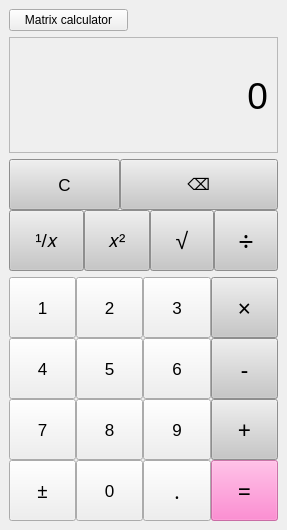
<?xml version="1.0" encoding="UTF-8"?>
<ui version="4.0">
 <class>MainWindow</class>
 <widget class="QMainWindow" name="MainWindow">
  <property name="geometry">
   <rect>
    <x>0</x>
    <y>0</y>
    <width>287</width>
    <height>530</height>
   </rect>
  </property>
  <property name="minimumSize">
   <size>
    <width>287</width>
    <height>530</height>
   </size>
  </property>
  <property name="windowTitle">
   <string>Calculator</string>
  </property>
  <property name="styleSheet">
   <string notr="true"/>
  </property>
  <widget class="QWidget" name="centralwidget">
   <layout class="QGridLayout" name="gridLayout_3">
    <item row="0" column="0">
     <layout class="QGridLayout" name="gridLayout_5">
      <property name="sizeConstraint">
       <enum>QLayout::SetNoConstraint</enum>
      </property>
      <property name="spacing">
       <number>0</number>
      </property>
      <item row="0" column="1">
       <spacer name="horizontalSpacer">
        <property name="orientation">
         <enum>Qt::Horizontal</enum>
        </property>
        <property name="sizeType">
         <enum>QSizePolicy::Fixed</enum>
        </property>
        <property name="sizeHint" stdset="0">
         <size>
          <width>150</width>
          <height>20</height>
         </size>
        </property>
       </spacer>
      </item>
      <item row="0" column="0">
       <widget class="QPushButton" name="pushButton_switch">
        <property name="sizePolicy">
         <sizepolicy hsizetype="Minimum" vsizetype="Minimum">
          <horstretch>0</horstretch>
          <verstretch>0</verstretch>
         </sizepolicy>
        </property>
        <property name="maximumSize">
         <size>
          <width>239</width>
          <height>59</height>
         </size>
        </property>
        <property name="text">
         <string>Matrix calculator</string>
        </property>
       </widget>
      </item>
     </layout>
    </item>
    <item row="1" column="0">
     <widget class="QScrollArea" name="scrollArea">
      <property name="minimumSize">
       <size>
        <width>261</width>
        <height>81</height>
       </size>
      </property>
      <property name="maximumSize">
       <size>
        <width>16777215</width>
        <height>150</height>
       </size>
      </property>
      <property name="layoutDirection">
       <enum>Qt::RightToLeft</enum>
      </property>
      <property name="styleSheet">
       <string notr="true"/>
      </property>
      <property name="widgetResizable">
       <bool>true</bool>
      </property>
      <property name="alignment">
       <set>Qt::AlignLeading|Qt::AlignLeft|Qt::AlignVCenter</set>
      </property>
      <widget class="QWidget" name="scrollAreaWidgetContents">
       <property name="geometry">
        <rect>
         <x>0</x>
         <y>0</y>
         <width>267</width>
         <height>109</height>
        </rect>
       </property>
       <layout class="QGridLayout" name="gridLayout_4">
        <item row="0" column="0">
         <widget class="QLabel" name="optLabel">
          <property name="maximumSize">
           <size>
            <width>16777215</width>
            <height>30</height>
           </size>
          </property>
          <property name="font">
           <font>
            <family>Microsoft Sans Serif</family>
            <pointsize>14</pointsize>
           </font>
          </property>
          <property name="styleSheet">
           <string notr="true">color: rgb(109, 109, 109);</string>
          </property>
          <property name="text">
           <string/>
          </property>
          <property name="alignment">
           <set>Qt::AlignBottom|Qt::AlignRight|Qt::AlignTrailing</set>
          </property>
         </widget>
        </item>
        <item row="1" column="0">
         <widget class="QLabel" name="label">
          <property name="sizePolicy">
           <sizepolicy hsizetype="Preferred" vsizetype="Preferred">
            <horstretch>0</horstretch>
            <verstretch>0</verstretch>
           </sizepolicy>
          </property>
          <property name="font">
           <font>
            <family>Microsoft Sans Serif</family>
            <pointsize>28</pointsize>
           </font>
          </property>
          <property name="text">
           <string>0</string>
          </property>
          <property name="alignment">
           <set>Qt::AlignBottom|Qt::AlignRight|Qt::AlignTrailing</set>
          </property>
         </widget>
        </item>
        <item row="2" column="0">
         <spacer name="verticalSpacer">
          <property name="orientation">
           <enum>Qt::Vertical</enum>
          </property>
          <property name="sizeHint" stdset="0">
           <size>
            <width>20</width>
            <height>10</height>
           </size>
          </property>
         </spacer>
        </item>
       </layout>
      </widget>
     </widget>
    </item>
    <item row="2" column="0">
     <layout class="QGridLayout" name="gridLayout_2">
      <property name="sizeConstraint">
       <enum>QLayout::SetMinAndMaxSize</enum>
      </property>
      <property name="spacing">
       <number>0</number>
      </property>
      <item row="1" column="3">
       <widget class="QPushButton" name="sqrtButton">
        <property name="sizePolicy">
         <sizepolicy hsizetype="Minimum" vsizetype="Minimum">
          <horstretch>0</horstretch>
          <verstretch>0</verstretch>
         </sizepolicy>
        </property>
        <property name="minimumSize">
         <size>
          <width>61</width>
          <height>61</height>
         </size>
        </property>
        <property name="maximumSize">
         <size>
          <width>16777215</width>
          <height>90</height>
         </size>
        </property>
        <property name="font">
         <font>
          <family>Microsoft Sans Serif</family>
          <pointsize>17</pointsize>
         </font>
        </property>
        <property name="styleSheet">
         <string notr="true">QPushButton {background-color: rgb(199, 199, 199);}
QPushButton:hover {background-color: rgb(181, 172, 222);}
QPushButton:clicked {background-color: rgb(173, 173, 173);}</string>
        </property>
        <property name="text">
         <string>√</string>
        </property>
       </widget>
      </item>
      <item row="1" column="1" colspan="2">
       <widget class="QPushButton" name="sqrButton">
        <property name="sizePolicy">
         <sizepolicy hsizetype="Minimum" vsizetype="Minimum">
          <horstretch>0</horstretch>
          <verstretch>0</verstretch>
         </sizepolicy>
        </property>
        <property name="minimumSize">
         <size>
          <width>61</width>
          <height>61</height>
         </size>
        </property>
        <property name="maximumSize">
         <size>
          <width>16777215</width>
          <height>90</height>
         </size>
        </property>
        <property name="font">
         <font>
          <family>Microsoft Sans Serif</family>
          <pointsize>14</pointsize>
         </font>
        </property>
        <property name="styleSheet">
         <string notr="true">QPushButton {background-color: rgb(199, 199, 199);}
QPushButton:hover {background-color: rgb(181, 172, 222);}
QPushButton:clicked {background-color: rgb(173, 173, 173);}</string>
        </property>
        <property name="text">
         <string>𝑥²</string>
        </property>
       </widget>
      </item>
      <item row="0" column="0" colspan="2">
       <widget class="QPushButton" name="clearButton">
        <property name="sizePolicy">
         <sizepolicy hsizetype="Minimum" vsizetype="Minimum">
          <horstretch>0</horstretch>
          <verstretch>0</verstretch>
         </sizepolicy>
        </property>
        <property name="minimumSize">
         <size>
          <width>111</width>
          <height>51</height>
         </size>
        </property>
        <property name="maximumSize">
         <size>
          <width>16777215</width>
          <height>90</height>
         </size>
        </property>
        <property name="font">
         <font>
          <family>Microsoft Sans Serif</family>
          <pointsize>13</pointsize>
         </font>
        </property>
        <property name="styleSheet">
         <string notr="true">QPushButton {background-color: rgb(199, 199, 199);}
QPushButton:hover {background-color: rgb(181, 172, 222);}
QPushButton:clicked {background-color: rgb(173, 173, 173);}
</string>
        </property>
        <property name="text">
         <string>C</string>
        </property>
       </widget>
      </item>
      <item row="1" column="0">
       <widget class="QPushButton" name="reverseButton">
        <property name="sizePolicy">
         <sizepolicy hsizetype="Minimum" vsizetype="Minimum">
          <horstretch>0</horstretch>
          <verstretch>0</verstretch>
         </sizepolicy>
        </property>
        <property name="minimumSize">
         <size>
          <width>61</width>
          <height>61</height>
         </size>
        </property>
        <property name="maximumSize">
         <size>
          <width>16777215</width>
          <height>90</height>
         </size>
        </property>
        <property name="font">
         <font>
          <family>Microsoft Sans Serif</family>
          <pointsize>14</pointsize>
         </font>
        </property>
        <property name="styleSheet">
         <string notr="true">QPushButton {background-color: rgb(199, 199, 199);}
QPushButton:hover {background-color: rgb(181, 172, 222);}
QPushButton:clicked {background-color: rgb(173, 173, 173);}</string>
        </property>
        <property name="text">
         <string>¹/𝑥</string>
        </property>
       </widget>
      </item>
      <item row="1" column="4">
       <widget class="QPushButton" name="pushButton_div">
        <property name="sizePolicy">
         <sizepolicy hsizetype="Minimum" vsizetype="Minimum">
          <horstretch>0</horstretch>
          <verstretch>0</verstretch>
         </sizepolicy>
        </property>
        <property name="minimumSize">
         <size>
          <width>61</width>
          <height>61</height>
         </size>
        </property>
        <property name="maximumSize">
         <size>
          <width>16777215</width>
          <height>90</height>
         </size>
        </property>
        <property name="font">
         <font>
          <family>Microsoft JhengHei UI Light</family>
          <pointsize>20</pointsize>
         </font>
        </property>
        <property name="styleSheet">
         <string notr="true">QPushButton {background-color: rgb(199, 199, 199);}
QPushButton:hover {background-color: rgb(181, 172, 222);}
QPushButton:clicked {background-color: rgb(173, 173, 173);}</string>
        </property>
        <property name="text">
         <string>÷</string>
        </property>
        <attribute name="buttonGroup">
         <string notr="true">binaryBtnGroup</string>
        </attribute>
       </widget>
      </item>
      <item row="0" column="2" colspan="3">
       <widget class="QPushButton" name="delLastSymbBtn">
        <property name="sizePolicy">
         <sizepolicy hsizetype="Minimum" vsizetype="Minimum">
          <horstretch>0</horstretch>
          <verstretch>0</verstretch>
         </sizepolicy>
        </property>
        <property name="minimumSize">
         <size>
          <width>131</width>
          <height>51</height>
         </size>
        </property>
        <property name="maximumSize">
         <size>
          <width>16777215</width>
          <height>90</height>
         </size>
        </property>
        <property name="font">
         <font>
          <family>Microsoft Sans Serif</family>
          <pointsize>12</pointsize>
         </font>
        </property>
        <property name="styleSheet">
         <string notr="true">QPushButton {background-color: rgb(199, 199, 199);}
QPushButton:hover {background-color: rgb(181, 172, 222);}
QPushButton:clicked {background-color: rgb(173, 173, 173);}</string>
        </property>
        <property name="text">
         <string>⌫</string>
        </property>
       </widget>
      </item>
     </layout>
    </item>
    <item row="3" column="0">
     <layout class="QGridLayout" name="gridLayout" rowstretch="0,0,0,0" columnstretch="0,0,0,0">
      <property name="sizeConstraint">
       <enum>QLayout::SetNoConstraint</enum>
      </property>
      <property name="leftMargin">
       <number>0</number>
      </property>
      <property name="spacing">
       <number>0</number>
      </property>
      <item row="3" column="0">
       <widget class="QPushButton" name="negativeButton">
        <property name="sizePolicy">
         <sizepolicy hsizetype="Minimum" vsizetype="Minimum">
          <horstretch>0</horstretch>
          <verstretch>0</verstretch>
         </sizepolicy>
        </property>
        <property name="minimumSize">
         <size>
          <width>61</width>
          <height>61</height>
         </size>
        </property>
        <property name="font">
         <font>
          <family>Microsoft JhengHei Light</family>
          <pointsize>14</pointsize>
         </font>
        </property>
        <property name="styleSheet">
         <string notr="true">QPushButton:hover {background-color: rgb(237, 228, 239);}
QPushButton:clicked {background-color: rgb(207, 207, 207);}</string>
        </property>
        <property name="text">
         <string>±</string>
        </property>
       </widget>
      </item>
      <item row="3" column="1">
       <widget class="QPushButton" name="pushButton_0">
        <property name="sizePolicy">
         <sizepolicy hsizetype="Minimum" vsizetype="Minimum">
          <horstretch>0</horstretch>
          <verstretch>0</verstretch>
         </sizepolicy>
        </property>
        <property name="minimumSize">
         <size>
          <width>61</width>
          <height>61</height>
         </size>
        </property>
        <property name="font">
         <font>
          <family>Microsoft Sans Serif</family>
          <pointsize>13</pointsize>
         </font>
        </property>
        <property name="styleSheet">
         <string notr="true">QPushButton:hover {background-color: rgb(237, 228, 239);}
QPushButton:clicked {background-color: rgb(207, 207, 207);}</string>
        </property>
        <property name="text">
         <string>0</string>
        </property>
        <attribute name="buttonGroup">
         <string notr="true">digitsBtnGroup</string>
        </attribute>
       </widget>
      </item>
      <item row="1" column="2">
       <widget class="QPushButton" name="pushButton_6">
        <property name="sizePolicy">
         <sizepolicy hsizetype="Minimum" vsizetype="Minimum">
          <horstretch>0</horstretch>
          <verstretch>0</verstretch>
         </sizepolicy>
        </property>
        <property name="minimumSize">
         <size>
          <width>61</width>
          <height>61</height>
         </size>
        </property>
        <property name="font">
         <font>
          <family>Microsoft Sans Serif</family>
          <pointsize>13</pointsize>
         </font>
        </property>
        <property name="styleSheet">
         <string notr="true">QPushButton:hover {background-color: rgb(237, 228, 239);}
QPushButton:clicked {background-color: rgb(207, 207, 207);}</string>
        </property>
        <property name="text">
         <string>6</string>
        </property>
        <attribute name="buttonGroup">
         <string notr="true">digitsBtnGroup</string>
        </attribute>
       </widget>
      </item>
      <item row="1" column="3">
       <widget class="QPushButton" name="pushButton_minus">
        <property name="sizePolicy">
         <sizepolicy hsizetype="Minimum" vsizetype="Minimum">
          <horstretch>0</horstretch>
          <verstretch>0</verstretch>
         </sizepolicy>
        </property>
        <property name="minimumSize">
         <size>
          <width>61</width>
          <height>61</height>
         </size>
        </property>
        <property name="font">
         <font>
          <family>Microsoft JhengHei UI Light</family>
          <pointsize>17</pointsize>
         </font>
        </property>
        <property name="styleSheet">
         <string notr="true">QPushButton {background-color: rgb(199, 199, 199);}
QPushButton:hover {background-color: rgb(181, 172, 222);}
QPushButton:clicked {background-color: rgb(173, 173, 173);}</string>
        </property>
        <property name="text">
         <string>-</string>
        </property>
        <attribute name="buttonGroup">
         <string notr="true">binaryBtnGroup</string>
        </attribute>
       </widget>
      </item>
      <item row="2" column="0">
       <widget class="QPushButton" name="pushButton_7">
        <property name="sizePolicy">
         <sizepolicy hsizetype="Minimum" vsizetype="Minimum">
          <horstretch>0</horstretch>
          <verstretch>0</verstretch>
         </sizepolicy>
        </property>
        <property name="minimumSize">
         <size>
          <width>61</width>
          <height>61</height>
         </size>
        </property>
        <property name="font">
         <font>
          <family>Microsoft Sans Serif</family>
          <pointsize>13</pointsize>
         </font>
        </property>
        <property name="styleSheet">
         <string notr="true">QPushButton:hover {background-color: rgb(237, 228, 239);}
QPushButton:clicked {background-color: rgb(207, 207, 207);}</string>
        </property>
        <property name="text">
         <string>7</string>
        </property>
        <attribute name="buttonGroup">
         <string notr="true">digitsBtnGroup</string>
        </attribute>
       </widget>
      </item>
      <item row="2" column="3">
       <widget class="QPushButton" name="pushButton_plus">
        <property name="sizePolicy">
         <sizepolicy hsizetype="Minimum" vsizetype="Minimum">
          <horstretch>0</horstretch>
          <verstretch>0</verstretch>
         </sizepolicy>
        </property>
        <property name="minimumSize">
         <size>
          <width>61</width>
          <height>61</height>
         </size>
        </property>
        <property name="font">
         <font>
          <family>Microsoft JhengHei UI Light</family>
          <pointsize>17</pointsize>
         </font>
        </property>
        <property name="styleSheet">
         <string notr="true">QPushButton {background-color: rgb(199, 199, 199);}
QPushButton:hover {background-color: rgb(181, 172, 222);}
QPushButton:clicked {background-color: rgb(173, 173, 173);}</string>
        </property>
        <property name="text">
         <string>+</string>
        </property>
        <attribute name="buttonGroup">
         <string notr="true">binaryBtnGroup</string>
        </attribute>
       </widget>
      </item>
      <item row="0" column="2">
       <widget class="QPushButton" name="pushButton_3">
        <property name="sizePolicy">
         <sizepolicy hsizetype="Minimum" vsizetype="Minimum">
          <horstretch>0</horstretch>
          <verstretch>0</verstretch>
         </sizepolicy>
        </property>
        <property name="minimumSize">
         <size>
          <width>61</width>
          <height>61</height>
         </size>
        </property>
        <property name="font">
         <font>
          <family>Microsoft Sans Serif</family>
          <pointsize>13</pointsize>
         </font>
        </property>
        <property name="styleSheet">
         <string notr="true">QPushButton:hover {background-color: rgb(237, 228, 239);}
QPushButton:clicked {background-color: rgb(207, 207, 207);}</string>
        </property>
        <property name="text">
         <string>3</string>
        </property>
        <attribute name="buttonGroup">
         <string notr="true">digitsBtnGroup</string>
        </attribute>
       </widget>
      </item>
      <item row="2" column="1">
       <widget class="QPushButton" name="pushButton_8">
        <property name="sizePolicy">
         <sizepolicy hsizetype="Minimum" vsizetype="Minimum">
          <horstretch>0</horstretch>
          <verstretch>0</verstretch>
         </sizepolicy>
        </property>
        <property name="minimumSize">
         <size>
          <width>61</width>
          <height>61</height>
         </size>
        </property>
        <property name="font">
         <font>
          <family>Microsoft Sans Serif</family>
          <pointsize>13</pointsize>
         </font>
        </property>
        <property name="styleSheet">
         <string notr="true">QPushButton:hover {background-color: rgb(237, 228, 239);}
QPushButton:clicked {background-color: rgb(207, 207, 207);}</string>
        </property>
        <property name="text">
         <string>8</string>
        </property>
        <attribute name="buttonGroup">
         <string notr="true">digitsBtnGroup</string>
        </attribute>
       </widget>
      </item>
      <item row="1" column="1">
       <widget class="QPushButton" name="pushButton_5">
        <property name="sizePolicy">
         <sizepolicy hsizetype="Minimum" vsizetype="Minimum">
          <horstretch>0</horstretch>
          <verstretch>0</verstretch>
         </sizepolicy>
        </property>
        <property name="minimumSize">
         <size>
          <width>61</width>
          <height>61</height>
         </size>
        </property>
        <property name="font">
         <font>
          <family>Microsoft Sans Serif</family>
          <pointsize>13</pointsize>
         </font>
        </property>
        <property name="styleSheet">
         <string notr="true">QPushButton:hover {background-color: rgb(237, 228, 239);}
QPushButton:clicked {background-color: rgb(207, 207, 207);}</string>
        </property>
        <property name="text">
         <string>5</string>
        </property>
        <attribute name="buttonGroup">
         <string notr="true">digitsBtnGroup</string>
        </attribute>
       </widget>
      </item>
      <item row="3" column="2">
       <widget class="QPushButton" name="floatButton">
        <property name="sizePolicy">
         <sizepolicy hsizetype="Minimum" vsizetype="Minimum">
          <horstretch>0</horstretch>
          <verstretch>0</verstretch>
         </sizepolicy>
        </property>
        <property name="minimumSize">
         <size>
          <width>61</width>
          <height>61</height>
         </size>
        </property>
        <property name="font">
         <font>
          <family>Segoe UI Semibold</family>
          <pointsize>15</pointsize>
         </font>
        </property>
        <property name="styleSheet">
         <string notr="true">QPushButton:hover {background-color: rgb(237, 228, 239);}
QPushButton:clicked {background-color: rgb(207, 207, 207);}</string>
        </property>
        <property name="text">
         <string>.</string>
        </property>
       </widget>
      </item>
      <item row="0" column="3">
       <widget class="QPushButton" name="pushButton_mult">
        <property name="sizePolicy">
         <sizepolicy hsizetype="Minimum" vsizetype="Minimum">
          <horstretch>0</horstretch>
          <verstretch>0</verstretch>
         </sizepolicy>
        </property>
        <property name="minimumSize">
         <size>
          <width>61</width>
          <height>61</height>
         </size>
        </property>
        <property name="font">
         <font>
          <family>Microsoft JhengHei UI Light</family>
          <pointsize>17</pointsize>
         </font>
        </property>
        <property name="styleSheet">
         <string notr="true">QPushButton {background-color: rgb(199, 199, 199);}
QPushButton:hover {background-color: rgb(181, 172, 222);}
QPushButton:clicked {background-color: rgb(173, 173, 173);}</string>
        </property>
        <property name="text">
         <string>×</string>
        </property>
        <attribute name="buttonGroup">
         <string notr="true">binaryBtnGroup</string>
        </attribute>
       </widget>
      </item>
      <item row="1" column="0">
       <widget class="QPushButton" name="pushButton_4">
        <property name="sizePolicy">
         <sizepolicy hsizetype="Minimum" vsizetype="Minimum">
          <horstretch>0</horstretch>
          <verstretch>0</verstretch>
         </sizepolicy>
        </property>
        <property name="minimumSize">
         <size>
          <width>61</width>
          <height>61</height>
         </size>
        </property>
        <property name="font">
         <font>
          <family>Microsoft Sans Serif</family>
          <pointsize>13</pointsize>
         </font>
        </property>
        <property name="styleSheet">
         <string notr="true">QPushButton:hover {background-color: rgb(237, 228, 239);}
QPushButton:clicked {background-color: rgb(207, 207, 207);}</string>
        </property>
        <property name="text">
         <string>4</string>
        </property>
        <attribute name="buttonGroup">
         <string notr="true">digitsBtnGroup</string>
        </attribute>
       </widget>
      </item>
      <item row="2" column="2">
       <widget class="QPushButton" name="pushButton_9">
        <property name="sizePolicy">
         <sizepolicy hsizetype="Minimum" vsizetype="Minimum">
          <horstretch>0</horstretch>
          <verstretch>0</verstretch>
         </sizepolicy>
        </property>
        <property name="minimumSize">
         <size>
          <width>61</width>
          <height>61</height>
         </size>
        </property>
        <property name="font">
         <font>
          <family>Microsoft Sans Serif</family>
          <pointsize>13</pointsize>
         </font>
        </property>
        <property name="styleSheet">
         <string notr="true">QPushButton:hover {background-color: rgb(237, 228, 239);}
QPushButton:clicked {background-color: rgb(207, 207, 207);}</string>
        </property>
        <property name="text">
         <string>9</string>
        </property>
        <attribute name="buttonGroup">
         <string notr="true">digitsBtnGroup</string>
        </attribute>
       </widget>
      </item>
      <item row="3" column="3">
       <widget class="QPushButton" name="resultButton">
        <property name="sizePolicy">
         <sizepolicy hsizetype="Minimum" vsizetype="Minimum">
          <horstretch>0</horstretch>
          <verstretch>0</verstretch>
         </sizepolicy>
        </property>
        <property name="minimumSize">
         <size>
          <width>61</width>
          <height>61</height>
         </size>
        </property>
        <property name="font">
         <font>
          <family>Microsoft JhengHei UI Light</family>
          <pointsize>17</pointsize>
         </font>
        </property>
        <property name="styleSheet">
         <string notr="true">QPushButton {background-color: rgba(255, 106, 196, 180);}
QPushButton:hover {background-color: rgb(224, 136, 195);}
QPushButton:clicked {background-color: rgb(193, 112, 161);}</string>
        </property>
        <property name="text">
         <string>=</string>
        </property>
       </widget>
      </item>
      <item row="0" column="1">
       <widget class="QPushButton" name="pushButton_2">
        <property name="sizePolicy">
         <sizepolicy hsizetype="Minimum" vsizetype="Minimum">
          <horstretch>0</horstretch>
          <verstretch>0</verstretch>
         </sizepolicy>
        </property>
        <property name="minimumSize">
         <size>
          <width>61</width>
          <height>61</height>
         </size>
        </property>
        <property name="font">
         <font>
          <family>Microsoft Sans Serif</family>
          <pointsize>13</pointsize>
         </font>
        </property>
        <property name="styleSheet">
         <string notr="true">QPushButton:hover {background-color: rgb(237, 228, 239);}
QPushButton:clicked {background-color: rgb(207, 207, 207);}</string>
        </property>
        <property name="text">
         <string>2</string>
        </property>
        <attribute name="buttonGroup">
         <string notr="true">digitsBtnGroup</string>
        </attribute>
       </widget>
      </item>
      <item row="0" column="0">
       <widget class="QPushButton" name="pushButton_1">
        <property name="sizePolicy">
         <sizepolicy hsizetype="Minimum" vsizetype="Minimum">
          <horstretch>0</horstretch>
          <verstretch>0</verstretch>
         </sizepolicy>
        </property>
        <property name="minimumSize">
         <size>
          <width>61</width>
          <height>61</height>
         </size>
        </property>
        <property name="font">
         <font>
          <family>Microsoft Sans Serif</family>
          <pointsize>13</pointsize>
         </font>
        </property>
        <property name="styleSheet">
         <string notr="true">QPushButton:hover {background-color: rgb(237, 228, 239);}
QPushButton:clicked {background-color: rgb(207, 207, 207);}</string>
        </property>
        <property name="text">
         <string>1</string>
        </property>
        <attribute name="buttonGroup">
         <string notr="true">digitsBtnGroup</string>
        </attribute>
       </widget>
      </item>
     </layout>
    </item>
   </layout>
  </widget>
 </widget>
 <resources/>
 <connections/>
 <buttongroups>
  <buttongroup name="binaryBtnGroup"/>
  <buttongroup name="digitsBtnGroup"/>
 </buttongroups>
</ui>
